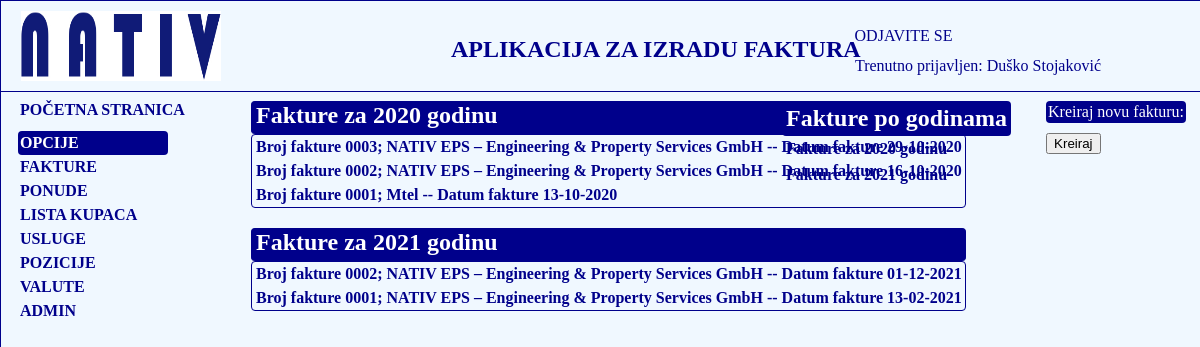
The page /fakture/lista_faktura/ (signed in) on the database its author committed.
### fakture/models.py (models this page shows, shortened)
class Korisnik(AbstractBaseUser):
    email = models.EmailField(verbose_name="email", max_length=60, unique=True)
    username = models.CharField(max_length=30, unique=True)
    date_joined = models.DateTimeField(verbose_name='date joined', auto_now_add=True)
    last_login = models.DateTimeField(verbose_name='last login', auto_now=True)
    is_admin = models.BooleanField(default=False)
    is_active = models.BooleanField(default=True)
    is_staff = models.BooleanField(default=False)
    is_superuser = models.BooleanField(default=False)
    ime = models.CharField(max_length=50)
    prezime = models.CharField(max_length=50)
    ime_oca = models.CharField(max_length=50)
    godina_rodjenja = models.DateField(blank=True, null=True)
    mjesto_rodjenja = models.CharField(max_length=50)
    mjesto_prebivalista = models.CharField(max_length=50)
    adresa = models.CharField(max_length=50)
    postanski_broj = models.CharField(max_length=50)
    telefon = models.CharField(max_length=50)
    naziv_preduzeca =  models.CharField(max_length=250, blank=True, null=True)
    adresa_preduzeca = models.CharField(max_length=250, blank=True, null=True)
    mjesto_preduzeca = models.CharField(max_length=250, blank=True, null=True)
    postanski_broj_preduzeca = models.CharField(max_length=250, blank=True, null=True)
    IBAN =  models.CharField(max_length=250, blank=True, null=True,default='BA395620998146211620')
    SWIFT_BIC = models.CharField(max_length=50, blank=True, null=True, default='RAZBBA22')
    telefon_mobilni = models.CharField(max_length=50, blank=True, null=True)
    fax = models.CharField(max_length=50, blank=True, null=True)
    zvanje = models.CharField(max_length=150, blank=True, null=True)
    pozicija = models.CharField(max_length=150, blank=True, null=True)
    email_preduzeca = models.EmailField(verbose_name="Email preduzeca", max_length=60, unique=True, blank=True, null=True)
    web_stranica = models.URLField(blank=True, null=True)
    banka_racun =  models.CharField(max_length=150, blank=True, null=True)
    profilna_slika = models.ImageField(upload_to='slike', blank=True, null=True)
    IZBOR_DRZAVE = (
        ('Bosna i Hercegovina', 'Bosna i Hercegovina'),
        ('Germany', 'Germany'),
        ('Poland', 'Poland')
    )
    drzava = models.CharField(max_length=50, choices=IZBOR_DRZAVE, blank=True, null=True)
    USERNAME_FIELD = 'email'
    REQUIRED_FIELDS = ['username']
    objects = MyKorisnikManager()

class Faktura(models.Model):
    broj_fakture = models.CharField(max_length=50, default='0001', help_text='Polje se automatski ispunjava')
    kupac = models.ForeignKey(Kupac, on_delete=models.CASCADE, help_text='Izaberite kupca iz padajućeg menija')
    drzava = models.CharField(max_length=100, blank=True, null=True)
    datum_fakture = models.DateField(default=timezone.now, help_text='Izaberite datum iz datumara')
    rok_placanja = models.DateField(default=timezone.now, help_text='Polje se automatski ažurira', verbose_name='Rok plaćanja')
    INDETIFIKACIJSKI_BROJEVI = (
        ('210', '210'),
        ('220', '220'),
        ('230', '230'),
        ('240', '240'),
        ('300', '300'),
        ('400', '400'),
    )
    ident_brojevi = models.CharField(max_length=5, choices=INDETIFIKACIJSKI_BROJEVI, default='210', help_text='Izaberite identifikacijski broj iz padajućeg menija')
    REALIZACIJA = (
        ('P', 'Plaćeno'),
        ('NP', 'Nije plaćeno')
    )
    placeno = models.CharField(max_length=20, choices=REALIZACIJA, default='NP', verbose_name='Plaćeno', help_text='Izaberite opciju iz padajućeg menija')
    valuta = models.ForeignKey(Valute,  blank=True, default='BAM', on_delete=models.CASCADE)
    racun = models.CharField(max_length=20, default='RAČUN', blank=True, null=True)
    racun_njemacki = models.CharField(max_length=30, default='RECHNUNG', blank=True, null=True)
    avansno_uplaceno = models.DecimalField(max_digits=10, decimal_places=2, default=0.00, help_text='Devizno plaćanje upisati vrijednost u evrima', verbose_name='Avansno uplaćeno')
    nacin_placanja = models.CharField(max_length=100, blank=True, null=True, default='Žiro račun/Gotovinsko plaćanje')
    class Meta:
        ordering = ['-pk']

class Kupac(models.Model):
    ime = models.CharField(max_length=50)
    prezime = models.CharField(max_length=50)
    naziv_firme = models.CharField(max_length=100)
    email = models.EmailField(blank=True, null=True)
    lokacija_grad = models.CharField(max_length=50)
    adresa_kupca = models.CharField(max_length=150)
    postanski_broj = models.CharField(max_length=50)
    IZBOR_DRZAVE = (
        ('Bosna i Hercegovina', 'Bosna i Hercegovina'),
        ('Germany', 'Germany'),
        ('Poland', 'Poland')
    )
    drzava = models.CharField(max_length=50, choices=IZBOR_DRZAVE, null=True, blank=True)
    def __str__(self):
        return self.naziv_firme

### fakture/views.py (the view)
# urls.py: path('lista_faktura/', views.FaktureLista.as_view(), name='lista_fakturi'),
class FaktureLista(LoginRequiredMixin, ListView):
    model = Faktura
    template_name = 'fakture/faktura_list.html'
    def get_context_data(self, *, object_list=None, **kwargs):
        context = super(FaktureLista, self).get_context_data(**kwargs)
        context['datum'] = Faktura.objects.dates('datum_fakture', 'year')
        return context

### fakture/templates/fakture/faktura_list.html (shortened to what this page needs)
{% extends 'fakture/base_nativ.html' %}
{% load static %}
{% block fakture %}
    {% if datum %}
    {% for d in datum %}
         <div class="fakture-lista-naslovna">
    <h2>Fakture za {{ d|date:'Y' }} godinu</h2>
    <ul>
    {% for faktura in faktura_list %}
          {% if d|date:'Y' == faktura.datum_fakture|date:'Y' %}
        <li><a href="{% url 'fakture:faktura-skica' faktura.pk %}">Broj fakture {{ faktura.broj_fakture }}</a>;  {{ faktura.kupac }} -- Datum fakture {{ faktura.datum_fakture|date:'d-m-Y' }} </li>
        {% endif %}
    {% endfor %}
    </ul>
         </div>
    {% endfor %}
{% else %}
<h3>U bazi trenutno nema kreiranih faktura!</h3>
{% endif %}
{% endblock %}
{% block fakture_godine %}
    {% if datum %}
        <div class="fakture-godine">
        <h2>Fakture po godinama</h2>
        {% for d in datum %}
        <p><a href="{% url 'fakture:fakture_po_godinama' d|date:'Y' %}">Fakture za {{ d|date:'Y' }} godinu</a></p>
        {% endfor %}
    </div>
{% endif %}
{% endblock %}
{% block faktura_button %}
    <div>
    <p>Kreiraj novu fakturu: </p>
    <form>
        <button formaction="{% url 'fakture:kreiraj-fakturu' %}">Kreiraj</button>
    </form>
    </div>
{% endblock %}

### fakture/templates/fakture/base_nativ.html (shortened to what this page needs)
<!DOCTYPE html>
{% load static %}
<html lang="en">
<head>
    <link rel="stylesheet" href="{% static 'css/base_nativ.css' %}">
</head>
<body>
<div class="glavni-nativ">
<header id="header">
    <div id="logo">
        <img src="{% static 'slike/logo_nativ.png' %}" alt="Slika Nativ logo">
    </div>
    <h2>APLIKACIJA ZA IZRADU FAKTURA</h2>
    <div id="login">
        {% if user.is_authenticated %}
            <p><a href="{% url 'logout' %}?next={{ request.path }}">ODJAVITE SE</a></p>
        {% else %}
            <p><a href="{% url 'login' %}?next={{ request.path }}">PRIJAVITE SE</a> </p>
        {% endif %}
    </div>
    <div class="trenutno-prijavljen">
        {% if user.is_authenticated %}
            <p>Trenutno prijavljen: {{ user.ime }} {{ user.prezime }}</p>
        {% else %}
            <p></p>
        {% endif %}
    </div>
</header>
<p id="pocetna"><a href="{% url 'fakture:index' %}">POČETNA STRANICA</a></p>
{% if user.is_authenticated %}
<div class="navigacija">
    <nav class="navigacija-sadrzaj">
        <ul>
            <li id="opcije">OPCIJE</li>
            <li><a href="{% url 'fakture:lista_fakturi' %}">FAKTURE</a></li>
            <li><a href="{% url 'fakture:ponuda-lista' %}">PONUDE</a></li>
            <li><a href="{% url 'fakture:lista-kupci' %}">LISTA KUPACA</a></li>
            <li><a href="{% url 'fakture:usluge-lista' %}">USLUGE</a></li>
            <li><a href="{% url 'fakture:usluge-lista' %}">POZICIJE</a></li>
             <li><a href="{% url 'fakture:kreiraj-valutu' %}">VALUTE</a></li>
            {% if user.is_superuser %}
            <li><a href="{% url 'admin:index' %}">ADMIN</a></li>
                {% endif %}
        </ul>
    </nav>
</div>
{% endif %}
<div class="fakture">{% block fakture %}{% endblock %}</div>
<div class="faktura-button">{% block faktura_button %}{% endblock %}</div>
<div class="fakture_godine">{% block fakture_godine %}{% endblock %}</div>
</div>
</body>
</html>

### fakture/static/css/base_nativ.css (style rules this page uses)
body { margin: 0; padding: 0; }
.glavni-nativ { position: absolute; margin: 0; width: 100%; height: 7500px; background-color: aliceblue; border: darkblue solid 1px; }
#header { position: absolute; height: 90px; width: 100%; border: darkblue solid 1px; border-top-width: 0; border-left-width: 0; border-right-width: 0; }
#logo { position: absolute; margin-top: 10px; margin-left: 20px; width: 200px; height: 70px; }
#logo img { width: 200px; height: 70px; margin: 0; }
#header h2 { position: absolute; top: 15px; left: 450px; color: darkblue; }
#login { position: absolute; top: 10px; right: 248.5px; }
#login a { text-decoration: none; color: darkblue; }
.trenutno-prijavljen { position: absolute; top: 40px; right: 100px; color: darkblue; }
.navigacija { position: absolute; height: auto; width: 150px; top: 130px; left: 17px; }
.navigacija-sadrzaj li { list-style: none; margin: 0; padding: 3px 0 3px 2px; text-align: left; color: darkblue; font-weight: bold; }
.navigacija-sadrzaj ul { display: block; margin: 0; padding: 0; }
.navigacija-sadrzaj a { text-decoration: none; color: darkblue; font-weight: bold; }
#opcije { background-color: darkblue; color: white; border-radius: 4px; }
#pocetna { position: absolute; height: auto; margin: 0; top: 100px; left: 19px; }
#pocetna a { text-decoration: none; color: darkblue; font-weight: bold; }
.fakture { position: absolute; top: 100px; left: 250px; color: darkblue; margin: 0; width: auto; }
.fakture-lista-naslovna { margin-bottom: 20px; }
.fakture-lista-naslovna h2 { margin: 0; padding: 0 0 5px 4px; background-color: darkblue; color: white; border: darkblue solid 1px; border-bottom: none; border-radius: 4px; }
.fakture-lista-naslovna ul { display: block; margin: 0; padding: 0; border: darkblue solid 1px; border-radius: 4px; }
.fakture-lista-naslovna a { text-decoration: none; color: darkblue; font-weight: bold; }
.fakture-lista-naslovna li { list-style: none; margin: 0; padding: 3px 3px 3px 4px; text-align: left; color: darkblue; font-weight: bold; }
.fakture_godine { position: absolute; top: 100px; right: 190px; }
.fakture_godine h2 { padding: 4px; background-color: darkblue; color: white; margin: 0; border-radius: 4px; }
.fakture_godine p { margin: 0; padding: 4px 4px 4px 4px; }
.fakture_godine a { text-decoration: none; color: darkblue; font-weight: bold; }
.faktura-button { position: absolute; top: 100px; right: 15px; }
.faktura-button p { margin: 0 0 10px 0; padding: 2px; background-color: darkblue; color: white; border-radius: 4px; }

### rows shown on the page
Korisnik: ime "Duško", prezime "Stojaković"
Faktura: broj_fakture "0003", kupac "NATIV EPS – Engineering & Property Services GmbH", datum_fakture "29-10-2020"
Faktura: broj_fakture "0002", kupac "NATIV EPS – Engineering & Property Services GmbH", datum_fakture "16-10-2020"
Faktura: broj_fakture "0001", kupac "Mtel", datum_fakture "13-10-2020"
Faktura: broj_fakture "0002", kupac "NATIV EPS – Engineering & Property Services GmbH", datum_fakture "01-12-2021"
Faktura: broj_fakture "0001", kupac "NATIV EPS – Engineering & Property Services GmbH", datum_fakture "13-02-2021"

### other values the page prints
{{ d|date:'Y' }} "2020" "2021"
